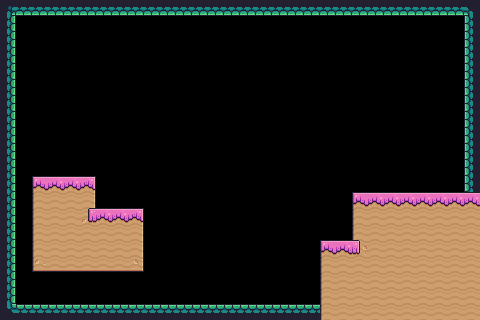

Tiled map render using the project's own tile images. Description and the whole map definition, tile-layer contents included, below:
An orthogonal 30x20 tile map with 16x16 px tiles, 1 tile layer (Tile Layer 1).

<map version="1.10" tiledversion="1.10.2" orientation="orthogonal" renderorder="right-down" width="30" height="20" tilewidth="16" tileheight="16" infinite="0" nextlayerid="2" nextobjectid="1">
 <tileset firstgid="1" source="PixelAdventure.tsx" />
 <layer id="1" name="Tile Layer 1" width="30" height="20">
  <data encoding="csv">
180,222,222,222,222,222,222,222,222,222,222,222,222,222,222,222,222,222,222,222,222,222,222,222,222,222,222,222,222,181,
201,0,0,0,0,0,0,0,0,0,0,0,0,0,0,0,0,0,0,0,0,0,0,0,0,0,0,0,0,199,
201,0,0,0,0,0,0,0,0,0,0,0,0,0,0,0,0,0,0,0,0,0,0,0,0,0,0,0,0,199,
201,0,0,0,0,0,0,0,0,0,0,0,0,0,0,0,0,0,0,0,0,0,0,0,0,0,0,0,0,199,
201,0,0,0,0,0,0,0,0,0,0,0,0,0,0,0,0,0,0,0,0,0,0,0,0,0,0,0,0,199,
201,0,0,0,0,0,0,0,0,0,0,0,0,0,0,0,0,0,0,0,0,0,0,0,0,0,0,0,0,199,
201,0,0,0,0,0,0,0,0,0,0,0,0,0,0,0,0,0,0,0,0,0,0,0,0,0,0,0,0,199,
201,0,0,0,0,0,0,0,0,0,0,0,0,0,0,0,0,0,0,0,0,0,0,0,0,0,0,0,0,199,
201,0,0,0,0,0,0,0,0,0,0,0,0,0,0,0,0,0,0,0,0,0,0,0,0,0,0,0,0,199,
201,0,0,0,0,0,0,0,0,0,0,0,0,0,0,0,0,0,0,0,0,0,0,0,0,0,0,0,0,199,
201,0,0,0,0,0,0,0,0,0,0,0,0,0,0,0,0,0,0,0,0,0,0,0,0,0,0,0,0,199,
201,0,183,184,184,185,0,0,0,0,0,0,0,0,0,0,0,0,0,0,0,0,0,0,0,0,0,0,0,199,
201,0,205,206,206,207,0,0,0,0,0,0,0,0,0,0,0,0,0,0,0,0,183,184,184,184,184,184,184,184,
201,0,205,206,206,208,184,184,185,0,0,0,0,0,0,0,0,0,0,0,0,0,205,206,206,206,206,206,206,206,
201,0,205,206,206,206,206,206,207,0,0,0,0,0,0,0,0,0,0,0,0,0,205,206,206,206,206,206,206,206,
201,0,205,206,206,206,206,206,207,0,0,0,0,0,0,0,0,0,0,0,183,184,209,206,206,206,206,206,206,206,
201,0,227,228,228,228,228,228,229,0,0,0,0,0,0,0,0,0,0,0,205,206,206,206,206,206,206,206,206,206,
201,0,0,0,0,0,0,0,0,0,0,0,0,0,0,0,0,0,0,0,205,206,206,206,206,206,206,206,206,206,
201,0,0,0,0,0,0,0,0,0,0,0,0,0,0,0,0,0,0,0,205,206,206,206,206,206,206,206,206,206,
202,178,178,178,178,178,178,178,178,178,178,178,178,178,178,178,178,178,178,178,205,206,206,206,206,206,206,206,206,206
</data>
 </layer>
</map>
